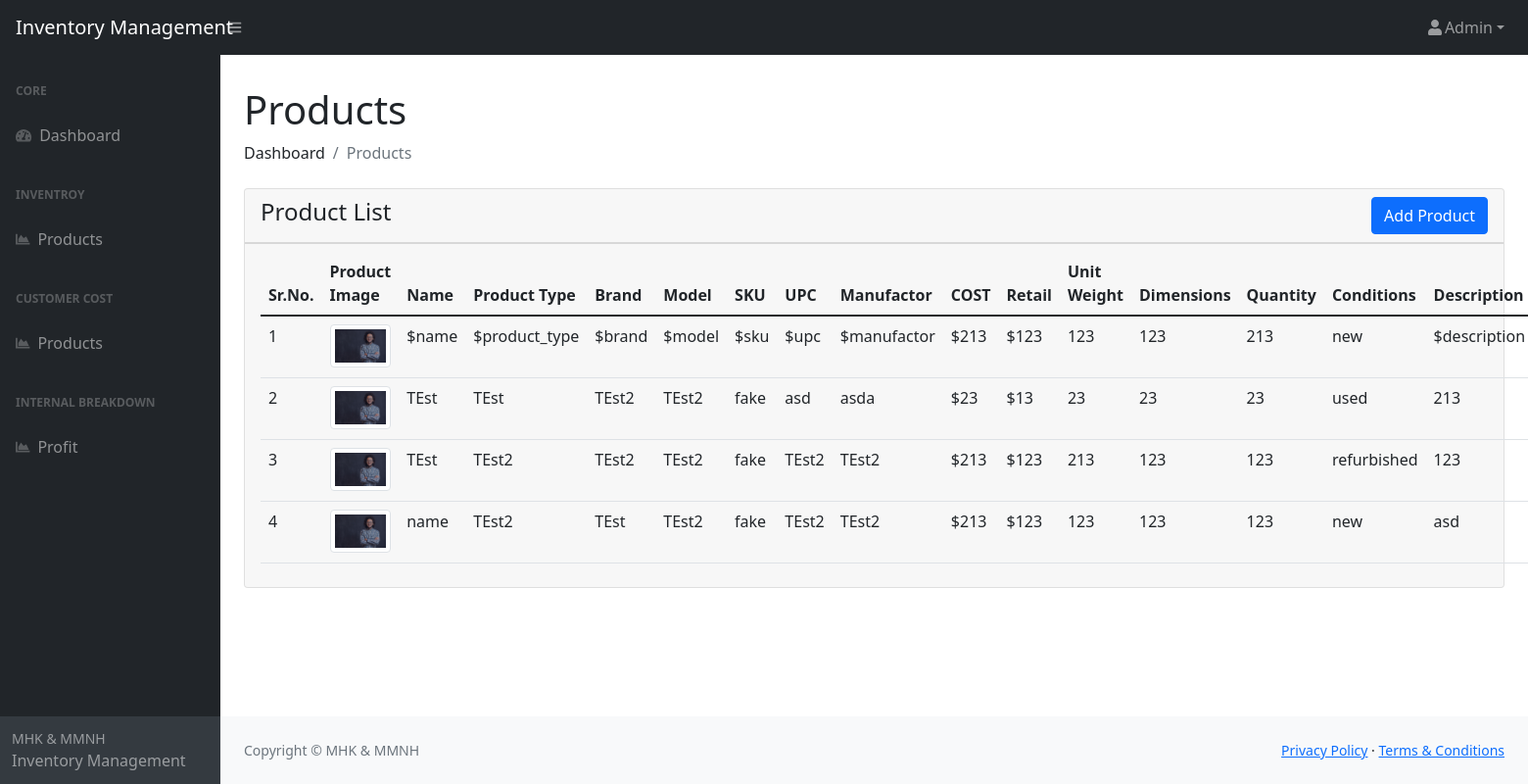
Screenshot of /productList.php (signed in) with the database file from the repository.
### tables this page shows
CREATE TABLE `products` (
  `id` int NOT NULL,
  `name` varchar(255) NOT NULL,
  `product_type` varchar(255) DEFAULT NULL,
  `brand` varchar(255) DEFAULT NULL,
  `model` varchar(255) DEFAULT NULL,
  `sku` varchar(255) DEFAULT NULL,
  `upc` varchar(255) DEFAULT NULL,
  `manufactor` varchar(255) DEFAULT NULL,
  `vendors` varchar(255) DEFAULT NULL,
  `cost` double NOT NULL,
  `retail` double NOT NULL,
  `discount` double DEFAULT NULL,
  `unit_weight` double DEFAULT NULL,
  `dimension` double DEFAULT NULL,
  `quantity` int DEFAULT NULL,
  `conditions` varchar(255) DEFAULT NULL,
  `image` varchar(255) DEFAULT NULL,
  `description` text,
  `created_at` timestamp NOT NULL DEFAULT CURRENT_TIMESTAMP,
  `updated_at` timestamp NOT NULL DEFAULT CURRENT_TIMESTAMP
);

### functions/_product.php (called while the page is built, shortened)
<?php
     include('db.php');
     function productList(){
          global $db;
          $query = "SELECT * FROM products";
          $result = mysqli_query($db, $query);
          if ($result->num_rows > 0) {
               while ($list = $result->fetch_assoc()) {
                    $arr[] = $list;
               }
               return $arr;
          }else{
               return 0;
          }
     }
?>

### productList.php (the view, shortened to what this page needs)
<?php
include('./components/HTML_Start.php');
include('./components/header.php');
include('./functions/_product.php');
$result = productList();
?>
<h1 class="mt-4">Products</h1>
<ol class="breadcrumb mb-4">
    <li class="breadcrumb-item">Dashboard</li>
    <li class="breadcrumb-item active">Products</li>
</ol>
<div class="card">
    <div class="card-header d-flex justify-content-between align-items-center">
        <h4 class="card-title">Product List</h4>
        <a href="./productAdd.php" class="btn btn-primary">Add Product</a>
    </div>
            <div class="card-footer">
                <table class="table table-responsive table-hover" id="datatablesSimple">
                    <thead>
                        <tr>
                            <th>Sr.No.</th>
                            <th>Product Image</th>
                            <th>Name</th>
                            <th>Product Type</th>
                            <th>Brand</th>
                            <th>Model</th>
                            <th>SKU</th>
                            <th>UPC</th>
                            <th>Manufactor</th>
                            <th>COST</th>
                            <th>Retail</th>
                            <th>Unit Weight</th>
                            <th>Dimensions</th>
                            <th>Quantity</th>
                            <th>Conditions</th>
                            <th>Description</th>
                        </tr>
                    </thead>
                    <tbody>
                        <?php
                if ($result == 0) {
               ?>
                        <tr>
                            <td class="text-center" colspan="10">No Product Found</td>
                        </tr>
                        <?php
                }else{
                     $sr = 1;
                    foreach ($result as $product) {
                        ?>
                        <tr>
                            <td><?php echo $sr; ?></td>
                            <td>
                                <img class="img-thumbnail" src="<?php echo $product['image']; ?>"
                                    alt="<?php echo $product['name']; ?>">
                            </td>
                            <td>
                                <?php echo $product['name']; ?>
                            </td>
                            <td>
                                <?php echo $product['product_type']; ?>
                            </td>
                            <td>
                                <?php echo $product['brand']; ?>
                            </td>
                            <td>
                                <?php echo $product['model']; ?>
                            </td>
                            <td>
                                <?php echo $product['sku']; ?>
                            </td>
                            <td>
                                <?php echo $product['upc']; ?>
                            </td>
                            <td>
                                <?php echo $product['manufactor']; ?>
                            </td>
                            <td>
                                $<?php echo $product['cost']; ?>
                            </td>
                            <td>
                                $<?php echo $product['retail']; ?>
                            </td>
                            <td>
                                <?php echo $product['unit_weight']; ?>
                            </td>
                            <td>
                                <?php echo $product['dimension']; ?>
                            </td>
                            <td>
                                <?php echo $product['quantity']; ?>
                            </td>
                            <td>
                                <?php echo $product['conditions']; ?>
                            </td>
                            <td>
                                <?php echo $product['description']; ?>
                            </td>
                        </tr>
                        <?php
                $sr++;
                    }
                }
                ?>
                    </tbody>
                </table>
            </div>
        </div>
        <br>
        <?php
include('./components/footer.php');
include('./components/HTML_End.php');
  ?>

### components/HTML_Start.php (shortened to what this page needs)
<!DOCTYPE html>
<html lang="en">
<head>
    <link href="https://cdn.jsdelivr.net/npm/simple-datatables@latest/dist/style.css" rel="stylesheet" />
    <link href="./assets/css/styles.css" rel="stylesheet" />
    <link rel="stylesheet" href="./assets/css/style.css">
</head>
<body class="sb-nav-fixed">

### components/header.php (shortened to what this page needs)
<nav class="sb-topnav navbar navbar-expand navbar-dark bg-dark">
    <a class="navbar-brand ps-3" href="index.html">Inventory Management</a>
    <button class="btn btn-link btn-sm order-1 order-lg-0 me-4 me-lg-0" id="sidebarToggle" href="#!"><i
            class="fas fa-bars"></i></button>
    <ul class="navbar-nav ms-auto me-0 me-md-3 my-2 my-md-0">
        <li class="nav-item dropdown">
            <a class="nav-link dropdown-toggle" id="navbarDropdown" href="#" role="button" data-bs-toggle="dropdown"
                aria-expanded="false"><i class="fas fa-user fa-fw"></i><?php echo $_SESSION['login']['username'] ?></a>
        </li>
    </ul>
</nav>
<div id="layoutSidenav">
    <div id="layoutSidenav_nav">
        <nav class="sb-sidenav accordion sb-sidenav-dark" id="sidenavAccordion">
            <div class="sb-sidenav-menu">
                <div class="nav">
                    <div class="sb-sidenav-menu-heading">Core</div>
                    <a class="nav-link" href="index.php">
                        <div class="sb-nav-link-icon"><i class="fas fa-tachometer-alt"></i></div>
                        Dashboard
                    </a>
                    <div class="sb-sidenav-menu-heading">Inventroy</div>
                    <a class="nav-link" href="./productList.php">
                        <div class="sb-nav-link-icon"><i class="fas fa-chart-area"></i></div>
                        Products
                    </a>
                    <div class="sb-sidenav-menu-heading">Customer Cost</div>
                    <a class="nav-link" href="./productListWithDiscount.php">
                        <div class="sb-nav-link-icon"><i class="fas fa-chart-area"></i></div>
                        Products
                    </a>
                    <div class="sb-sidenav-menu-heading">Internal BreakDown</div>
                    <a class="nav-link" href="./productListWithProfit.php">
                        <div class="sb-nav-link-icon"><i class="fas fa-chart-area"></i></div>
                        Profit
                    </a>
                </div>
            </div>
            <div class="sb-sidenav-footer">
                <div class="small">MHK & MMNH</div>
                Inventory Management
            </div>
        </nav>
    </div>
    <div id="layoutSidenav_content">
        <main>
            <div class="container-fluid py-2 px-4">

### components/footer.php
</div>
</main>
<footer class="py-4 bg-light mt-auto">
    <div class="container-fluid px-4">
        <div class="d-flex align-items-center justify-content-between small">
            <div class="text-muted">Copyright &copy; MHK & MMNH</div>
            <div>
                <a href="#">Privacy Policy</a>
                &middot;
                <a href="#">Terms &amp; Conditions</a>
            </div>
        </div>
    </div>
</footer>
</div>
</div>

### components/HTML_End.php (shortened to what this page needs)
</body>
</html>

### assets/css/style.css (style rules this page uses)
* { margin: 0px; padding: 0px; box-sizing: border-box; }

### rows the page displays
products: image+name (picture), name "$name", product_type "$product_type", brand "$brand", model "$model", sku "$sku", upc "$upc", manufactor "$manufactor", cost "213", retail "123", unit_weight "123", dimension "123", quantity "213", conditions "new", description "$description"
products: image+name (picture), name "TEst", product_type "TEst", brand "TEst2", model "TEst2", sku "fake", upc "asd", manufactor "asda", cost "23", retail "13", unit_weight "23", dimension "23", quantity "23", conditions "used", description "213"
products: image+name (picture), name "TEst", product_type "TEst2", brand "TEst2", model "TEst2", sku "fake", upc "TEst2", manufactor "TEst2", cost "213", retail "123", unit_weight "213", dimension "123", quantity "123", conditions "refurbished", description "123"
products: image+name (picture), name "name", product_type "TEst2", brand "TEst", model "TEst2", sku "fake", upc "TEst2", manufactor "TEst2", cost "213", retail "123", unit_weight "123", dimension "123", quantity "123", conditions "new", description "asd"

### other values shown
$_SESSION['login']['username'] "Admin"
